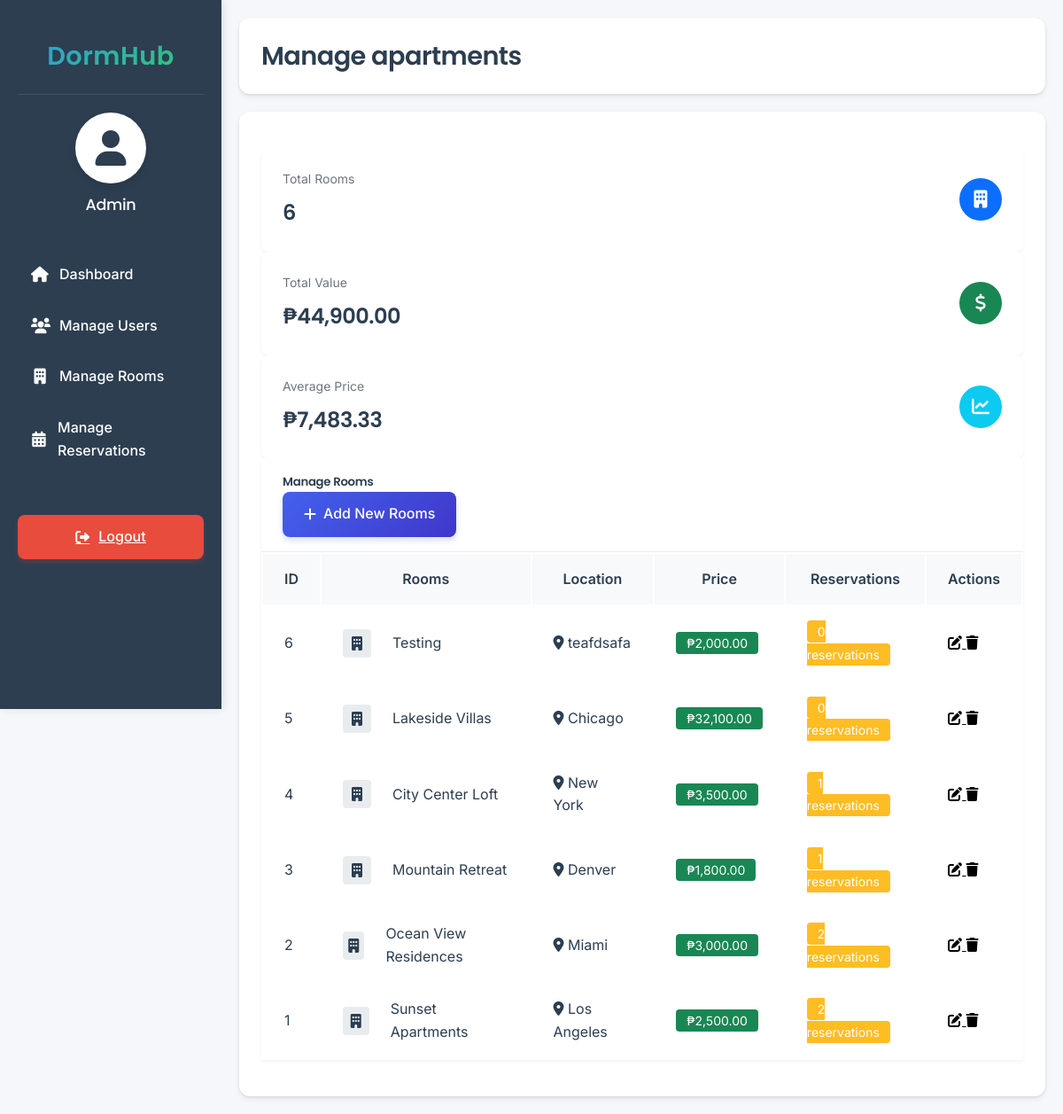
Page /ADMIN/admin_dashboard.php?page=manage_apartments (signed in) on the committed database.
### tables this page shows
CREATE TABLE `apartments` (
  `id` int(11) NOT NULL,
  `name` varchar(255) NOT NULL,
  `location` varchar(255) NOT NULL,
  `price` decimal(10,2) NOT NULL,
  `available` tinyint(1) DEFAULT 1,
  `owner_id` int(11) DEFAULT NULL,
  `tenant_id` int(11) DEFAULT NULL,
  `description` text DEFAULT NULL,
  `bedrooms` int(11) DEFAULT 1,
  `bathrooms` int(11) DEFAULT 1,
  `furnished` tinyint(1) DEFAULT 0,
  `pets_allowed` tinyint(1) DEFAULT 0,
  `parking` tinyint(1) DEFAULT 0,
  `internet` tinyint(1) DEFAULT 0,
  `created_at` timestamp NOT NULL DEFAULT current_timestamp(),
  `updated_at` timestamp NULL DEFAULT NULL ON UPDATE current_timestamp(),
  `image_url` varchar(255) DEFAULT NULL
);

### ADMIN/manage_apartments.php (the view, shortened to what this page needs)
<?php
require_once '../includes/db_connection.php';
$sql = "SELECT a.*,
        (SELECT COUNT(*) FROM reservations r WHERE r.apartment_id = a.id) as reservation_count
        FROM apartments a
        ORDER BY a.id DESC";
$result = $conn->query($sql);
if ($result === false) {
    $error_message = "Error fetching apartments: " . $conn->error;
} else {
    $apartments = $result->fetch_all(MYSQLI_ASSOC);
}
$total_apartments = count($apartments);
$total_value = array_sum(array_column($apartments, 'price'));
$average_price = $total_apartments > 0 ? $total_value / $total_apartments : 0;
?>
<!DOCTYPE html>
<html lang="en">
<head>
</head>
<body>
    <div class="stats-container mb-4">
        <div class="row g-3">
            <div class="col-md-4">
                <div class="stats-card">
                    <div class="stats-info">
                        <span class="stats-label">Total Rooms</span>
                        <h3 class="stats-value"><?php echo $total_apartments; ?></h3>
                    </div>
                    <div class="stats-icon blue">
                        <i class="fas fa-building"></i>
                    </div>
                </div>
            </div>
            <div class="col-md-4">
                <div class="stats-card">
                    <div class="stats-info">
                        <span class="stats-label">Total Value</span>
                        <h3 class="stats-value">₱<?php echo number_format($total_value, 2); ?></h3>
                    </div>
                    <div class="stats-icon green">
                        <i class="fas fa-dollar-sign"></i>
                    </div>
                </div>
            </div>
            <div class="col-md-4">
                <div class="stats-card">
                    <div class="stats-info">
                        <span class="stats-label">Average Price</span>
                        <h3 class="stats-value">₱<?php echo number_format($average_price, 2); ?></h3>
                    </div>
                    <div class="stats-icon cyan">
                        <i class="fas fa-chart-line"></i>
                    </div>
                </div>
            </div>
        </div>
    </div>
    <div class="card">
        <div class="card-header">
            <div class="d-flex justify-content-between align-items-center">
                <h5 class="mb-0">Manage Rooms</h5>
                <a href="add_apartment.php" class="btn-add-new">
                    <i class="fas fa-plus"></i>
                    Add New Rooms
                </a>
            </div>
        </div>
        <div class="card-body p-0">
            <div class="table-responsive">
                <table class="table table-hover mb-0">
                    <thead>
                        <tr>
                            <th>ID</th>
                            <th>Rooms</th>
                            <th>Location</th>
                            <th>Price</th>
                            <th>Reservations</th>
                            <th class="text-end">Actions</th>
                        </tr>
                    </thead>
                    <tbody>
                        <?php if (isset($apartments) && count($apartments) > 0): ?>
                            <?php foreach ($apartments as $apartment): ?>
                                <tr>
                                    <td style= "align-items: center;"><?php echo $apartment['id']; ?></td>
                                    <td>
                                        <div class="apartment-name-container">
                                            <div class="apartment-icon">
                                                <i class="fas fa-building"></i>
                                            </div>
                                            <?php echo htmlspecialchars($apartment['name']); ?>
                                        </div>
                                    </td>
                                    <td>
                                        <div class="d-flex align-items-center">
                                            <i class="fas fa-map-marker-alt text-danger me-2 "></i>
                                            <?php echo htmlspecialchars($apartment['location']); ?>
                                        </div>
                                    </td>
                                    <td>
                                        <span class="price-badge">₱<?php echo number_format($apartment['price'], 2); ?></span>
                                    </td>
                                    <td>
                                        <span class="reservation-badge">
                                            <?php echo $apartment['reservation_count']; ?> reservations
                                        </span>
                                    </td>
                                    <td class="text-end">
                                        <a href="edit_apartment.php?id=<?php echo $apartment['id']; ?>" class="btn btn-sm btn-outline-secondary">
                                            <i class="fas fa-edit"></i>
                                        </a>
                                        <a href="delete_apartment.php?id=<?php echo $apartment['id']; ?>"
                                           class="btn btn-sm btn-outline-danger"
                                           onclick="return confirm('Are you sure you want to delete this apartment?')">
                                            <i class="fas fa-trash"></i>
                                        </a>
                                    </td>
                                </tr>
                            <?php endforeach; ?>
                        <?php endif; ?>
                    </tbody>
                </table>
            </div>
        </div>
    </div>
</body>
</html>

### ADMIN/admin_dashboard.php (style rules this page uses)
:root { --primary-color: #2c3e50; --primary-light: #34495e; --secondary-color: #3498db; --secondary-hover: #2980b9; --background-color: #f5f7fa; --text-color: #2c3e50; --sidebar-width: 250px; --card-shadow: 0 4px 6px rgba(0, 0, 0, 0.05), 0 1px 3px rgba(0, 0, 0, 0.1); --transition-fast: 0.2s ease; --transition-normal: 0.3s ease; --danger-color: #e74c3c; --danger-hover: #c0392b; }
* { margin: 0; padding: 0; box-sizing: border-box; }
body { font-family: 'Inter', -apple-system, BlinkMacSystemFont, 'Segoe UI', Roboto, Oxygen, Ubuntu, sans-serif; background-color: var(--background-color); color: var(--text-color); line-height: 1.6; font-weight: 400; }
h1, h2, h3, h4, h5, h6 { font-family: 'Poppins', 'Inter', sans-serif; font-weight: 600; letter-spacing: -0.02em; }

### ADMIN/manage_apartments.php (style rules this page uses)
.stats-container { margin-top: 1rem; }
.stats-card { background: #fff; border-radius: 8px; padding: 1.5rem; display: flex; justify-content: space-between; align-items: center; box-shadow: 0 2px 4px rgba(0,0,0,0.05); }
.stats-info { flex-grow: 1; }
.stats-label { color: #6c757d; font-size: 0.875rem; display: block; margin-bottom: 0.5rem; }
.stats-value { font-size: 1.5rem; font-weight: 600; margin: 0; color: #2c3e50; }
.stats-icon { width: 48px; height: 48px; border-radius: 50%; display: flex; align-items: center; justify-content: center; color: white; }
.stats-icon.blue { background-color: #0d6efd; }
.stats-icon.green { background-color: #198754; }
.stats-icon.cyan { background-color: #0dcaf0; }
.stats-icon i { font-size: 1.25rem; }
.card { border: none; box-shadow: 0 2px 4px rgba(0,0,0,0.05); margin-bottom: 1rem; }
.card-header { background-color: #fff; border-bottom: 1px solid #e9ecef; padding: 1rem 1.5rem; }
.table-responsive { width: 100%; }
.table { margin-bottom: 0; width: 100%; }
.table th { border-top: none; padding: 1rem 1.5rem; background: #f8f9fa; font-weight: 600; color: #2c3e50; }
.table td { padding: 1rem 1.5rem; vertical-align: middle; }
.apartment-icon { width: 32px; height: 32px; background: #e9ecef; border-radius: 4px; display: flex; align-items: center; justify-content: center; margin-right: 0.75rem; }
.apartment-name-container { display: flex; align-items: center; flex-direction: row; gap: 0.75rem; }
.price-badge { background: #198754; color: white; padding: 0.25rem 0.75rem; border-radius: 4px; font-size: 0.875rem; }
.reservation-badge { background: #ffbd24; color: white; padding: 0.25rem 0.75rem; border-radius: 4px; font-size: 0.875rem; }
.btn-add-new { background: linear-gradient(135deg, #4361ee 0%, #3f37c9 100%); color: white; border: none; padding: 0.8rem 1.5rem; border-radius: 8px; font-weight: 500; display: inline-flex; align-items: center; gap: 0.5rem; transition: all 0.3s ease; text-decoration: none; box-shadow: 0 4px 6px rgba(67, 97, 238, 0.2); }
.btn-add-new i { font-size: 1rem; }
.btn-outline-secondary, .btn-outline-danger { color: #000; border-color: #dee2e6; background: transparent; transition: all 0.3s ease; }

### rows in the picture
apartments: id "6", name "Testing", location "teafdsafa", price "2,000.00", reservation_count "0"
apartments: id "5", name "Lakeside Villas", location "Chicago", price "32,100.00", reservation_count "0"
apartments: id "4", name "City Center Loft", location "New York", price "3,500.00", reservation_count "1"
apartments: id "3", name "Mountain Retreat", location "Denver", price "1,800.00", reservation_count "1"
apartments: id "2", name "Ocean View Residences", location "Miami", price "3,000.00", reservation_count "2"
apartments: id "1", name "Sunset Apartments", location "Los Angeles", price "2,500.00", reservation_count "2"

### other values in the picture
$admin_name "Admin"
str_replace('_', ' ', $_GET['page']) "Manage apartments"
$total_apartments "6"
$total_value "44,900.00"
$average_price "7,483.33"
